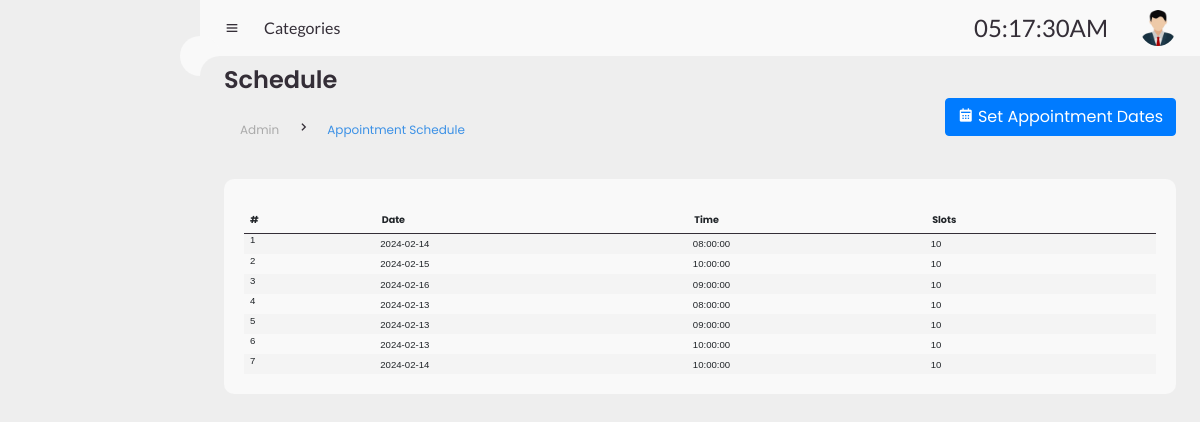
Page /Backend/admin/appointment.php on the earlier database version.
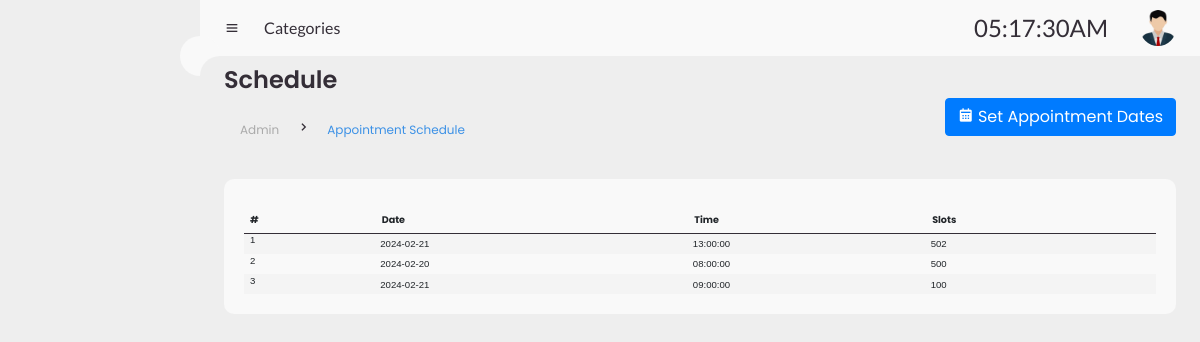
Same page on the later database version.
### tables this page shows
CREATE TABLE `appointmentdate` (
  `appointment_id` int(11) NOT NULL,
  `appointment_date` date DEFAULT NULL,
  `appointment_time` time DEFAULT NULL,
  `available_slots` int(11) DEFAULT NULL
);

### Backend/includes/functions.php (called while the page is built, shortened)
<?php
include("../config.php");
function getAppointments()
{
    global $conn;
    $query = "SELECT*FROM appointmentdate";
    $result = $conn->query($query);
    return $result;
}

### Backend/admin/appointment.php (the view, shortened to what this page needs)
<?php
include("../config.php");
include("../includes/functions.php");
include ('../template/header_admin.php');
?>
<body>
    <section id="content">
        <?php include("../template/navBar_admin.php")?>
        <main>
            <div id="schedule-result-content">
                <div class="head-title">
                    <div class="left">
                        <h1>Schedule</h1>
                        <ul class="breadcrumb" style="background-color:inherit">
                            <li><a href="#" style="text-decoration:none">Admin</a></li>
                            <li><i class='bx bx-chevron-right'></i></li>
                            <li><a class="active" href="#" style="text-decoration:none">Appointment Schedule</a></li>
                        </ul>
                    </div>
                    <div class="button-container">
                <a href="../our/AppointmentDate.php" class="btn btn-primary">
                        <i class='bx bxs-calendar calendar-icon'></i>
                        <span class="text">Set Appointment Dates</span>
                    </a>
                </div>
                </div>
                <div id="scheduled-appointment">
                    <div class="table-data">
                        <div class="order">
                            <div id="table-container">
                                <div class="panel-heading">
                                    <div class="row">
                                        <div class="col-md-10">
                                        </div>
                                    </div>
                                </div>
                                <table class="display responsive wrap " width="100%"id="appointmentId">
                                    <thead>
                                        <tr>
                                            <th>#</th>
                                            <th>Date</th>
                                            <th>Time</th>
                                            <th>Slots</th>
                                        </tr>
                                    </thead>
                                    <tbody id="contents">
                                        <?php
                                        $counter = 1;
                                        $getAppointments = getAppointments();
                                        if(mysqli_num_rows($getAppointments)>0){
                                            foreach($getAppointments as $app){
                                                ?>
                                                <tr>
                                                    <td><?= $counter++;?></td>
                                                    <td><?= $app['appointment_date'];?></td>
                                                    <td><?= $app['appointment_time'];?></td>
                                                    <td><?= $app['available_slots'];?></td>
                                                </tr>
                                                <?php
                                                }
                                             }
                                        ?>
                                    </tbody>
                                </table>
                            </div>
                        </div>
                    </div>
                </div>
            </div>
         </main>
</section>
<?php include("../template/footer.php")?>

### Backend/template/header_admin.php (shortened to what this page needs)
<link href='https://unpkg.com/boxicons@2.0.9/css/boxicons.min.css' rel='stylesheet'>
<link rel="stylesheet" href="https://cdn.datatables.net/2.0.3/css/dataTables.dataTables.css">
<link rel="stylesheet" href="https://cdn.datatables.net/responsive/3.0.1/css/responsive.dataTables.css">
<link rel="stylesheet" href="https://cdn.jsdelivr.net/npm/bootstrap@4.6.2/dist/css/bootstrap.min.css">
<link rel="stylesheet" href="https://cdnjs.cloudflare.com/ajax/libs/font-awesome/5.15.4/css/all.min.css">
<link rel="stylesheet" href="../assets/css/Personnel.css" />

### Backend/template/navBar_admin.php (shortened to what this page needs)
<nav>
    <i class='bx bx-menu'></i>
    <a style="text-decoration:none">Categories</a>
    <div id="clock">8:10:45</div>
    <a href="#" class="profile" id="profile-button" style="text-decoration:none">
        <img src="..\assets\images\human icon.png" alt="User Profile">
    </a>
</nav>

### Backend/template/footer.php
</body>
</html>

### Backend/assets/css/Personnel.css (style rules this page uses)
* { margin: 0; padding: 0; box-sizing: border-box; }
a { text-decoration: none; }
li { list-style: none; }
body { background: var(--grey); overflow-x: hidden; }
.button-container { display: flex; justify-content: center; }
#clock { font-size: 24px; height: 36px; margin-left: 18px; position: center; width: 150px; padding: 0 16px; left: 50px; border-radius: 36px; background: none; color: var(--dark); display: flex; justify-content: center; align-items: center; grid-gap: 10px; font-weight: 500; }
#content { position: relative; width: calc(100% - 200px); left: 200px; transition: .3s ease; }
nav { position: relative; }
#content nav { height: 56px; background: var(--light); padding: 0 24px; display: flex; align-items: center; grid-gap: 24px; font-family: var(--lato); position: sticky; top: 0; left: 0; z-index: 1000; }
#content nav::before { content: ''; position: absolute; width: 40px; height: 40px; bottom: -40px; left: 0; border-radius: 50%; box-shadow: -20px -20px 0 var(--light); }
#content nav a { color: var(--dark); }
#content nav .bx.bx-menu { cursor: pointer; color: var(--dark); }
#content nav .profile img { width: 36px; height: 36px; object-fit: cover; border-radius: 50%; }
#content main { width: 100%; padding: 10px 24px; font-family: var(--poppins); max-height: calc(100vh - 56px); overflow-y: auto; }
#content main .head-title { display: flex; align-items: center; justify-content: space-between; grid-gap: 16px; flex-wrap: wrap; position: sticky; }
#content main .head-title .left h1 { font-size: 2vw; font-weight: 600; margin-bottom: 10px; color: var(--dark); }
#content main .head-title .left .breadcrumb { display: flex; align-items: center; grid-gap: 16px; }
#content main .head-title .left .breadcrumb li { color: var(--dark); }
#content main .head-title .left .breadcrumb li a { color: var(--dark-grey); pointer-events: none; font-size: 1vw; }
#content main .head-title .left .breadcrumb li a.active { color: var(--blue); pointer-events: unset; }
#content main .table-data { table-layout: auto; width: 100%; border-collapse: collapse; display: flex; flex-wrap: wrap; grid-gap: 24px; margin-top: 10px; color: var(--dark); }
.table-data { display: flex; flex-wrap: wrap; grid-gap: 24px; margin-top: 10px; color: var(--dark); max-height: 80vh; }
#table-container { max-height: 400px; overflow-y: auto; }
#table-container { scrollbar-width: thin; }
#table-container { scrollbar-color: var(--dark) var(--light); }
#content main .table-data>div { border-radius: 10px; background: var(--light); padding: 20px; overflow-x: auto; }
#content main .table-data .order { flex-basis: 200px; flex-grow: 1; overflow: auto; }
#content main .table-data .order table { width: 100%; border-collapse: collapse; }
#content main .table-data .order table th { border: none; text-align: left; padding: 6px; font-size: .8vw; white-space: normal; border-bottom: 1px solid var(--dark); top: 0; z-index: 2; background-color: var(--light); }
#content main .table-data .order table td { border: none; padding: .5%; font-size: .8vw; font-family: 'Arial', sans-serif; }
#content main .table-data .order table tr td:first-child { font-family: 'Arial', sans-serif; display: flex; align-items: center; grid-gap: 12px; padding-left: 6px; }
#content main .table-data .order table tbody tr:nth-child(even) { background-color: var(); max-height: 80vh; overflow-y: auto; }
#content main .table-data .order table tbody tr:nth-child(odd) { background-color: rgba(236, 236, 236, 0.383); }

Differences in the rows shown:
removed appointmentdate: appointment_date "2024-02-15", appointment_time "10:00:00", available_slots "10"
removed appointmentdate: appointment_date "2024-02-16", appointment_time "09:00:00", available_slots "10"
removed appointmentdate: appointment_date "2024-02-13", appointment_time "08:00:00", available_slots "10"
removed appointmentdate: appointment_date "2024-02-13", appointment_time "09:00:00", available_slots "10"
removed appointmentdate: appointment_date "2024-02-13", appointment_time "10:00:00", available_slots "10"
removed appointmentdate: appointment_date "2024-02-14", appointment_time "10:00:00", available_slots "10"
changed appointmentdate (number 1 of 3 on the later page): appointment_date "2024-02-14" → "2024-02-21"; appointment_time "08:00:00" → "13:00:00"; available_slots "10" → "502"
added appointmentdate: appointment_date "2024-02-20", appointment_time "08:00:00", available_slots "500"
added appointmentdate: appointment_date "2024-02-21", appointment_time "09:00:00", available_slots "100"
